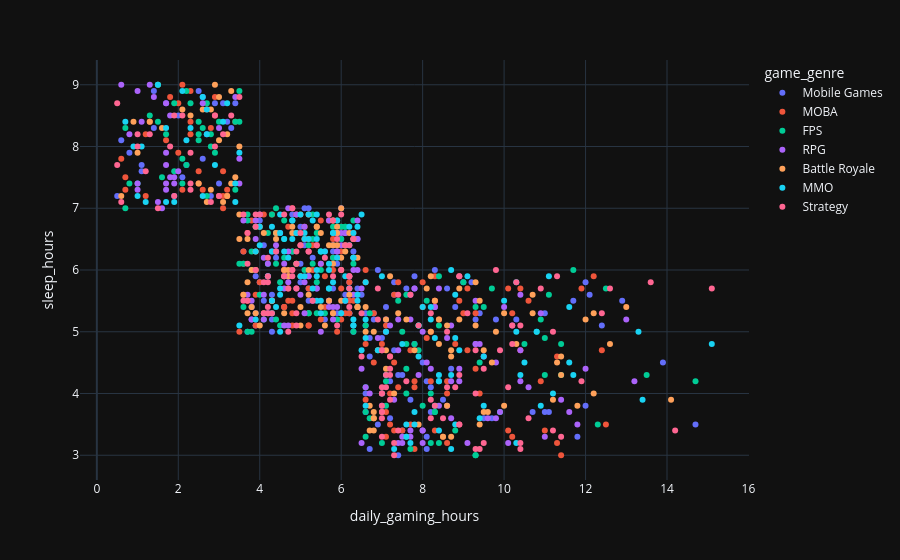

Notebook code cell kept with this figure:
### Code cell
fig = px.scatter(
    df1,
    x="daily_gaming_hours",
    y="sleep_hours",
    color="game_genre",
)

fig.show()

### Figure 1 — Plotly figure (JSON) as saved in the notebook; plotly's stock layout.template omitted (floating-point values rounded to 4 significant figures; data arrays with more than 128 entries replaced by an {"elided": "..."} marker saying what was removed)
{"data": [{"hovertemplate": "game_genre=Mobile Games<br>daily_gaming_hours=%{x}<br>sleep_hours=%{y}<extra></extra>", "legendgroup": "Mobile Games", "marker": {"color": "#636efa", "symbol": "circle"}, "mode": "markers", "name": "Mobile Games", "orientation": "v", "showlegend": true, "type": "scatter", "x": {"elided": "139 float values"}, "xaxis": "x", "y": {"elided": "139 float values"}, "yaxis": "y"}, {"hovertemplate": "game_genre=MOBA<br>daily_gaming_hours=%{x}<br>sleep_hours=%{y}<extra></extra>", "legendgroup": "MOBA", "marker": {"color": "#EF553B", "symbol": "circle"}, "mode": "markers", "name": "MOBA", "orientation": "v", "showlegend": true, "type": "scatter", "x": {"elided": "156 float values"}, "xaxis": "x", "y": {"elided": "156 float values"}, "yaxis": "y"}, {"hovertemplate": "game_genre=FPS<br>daily_gaming_hours=%{x}<br>sleep_hours=%{y}<extra></extra>", "legendgroup": "FPS", "marker": {"color": "#00cc96", "symbol": "circle"}, "mode": "markers", "name": "FPS", "orientation": "v", "showlegend": true, "type": "scatter", "x": {"elided": "134 float values"}, "xaxis": "x", "y": {"elided": "134 float values"}, "yaxis": "y"}, {"hovertemplate": "game_genre=RPG<br>daily_gaming_hours=%{x}<br>sleep_hours=%{y}<extra></extra>", "legendgroup": "RPG", "marker": {"color": "#ab63fa", "symbol": "circle"}, "mode": "markers", "name": "RPG", "orientation": "v", "showlegend": true, "type": "scatter", "x": {"elided": "146 float values"}, "xaxis": "x", "y": {"elided": "146 float values"}, "yaxis": "y"}, {"hovertemplate": "game_genre=Battle Royale<br>daily_gaming_hours=%{x}<br>sleep_hours=%{y}<extra></extra>", "legendgroup": "Battle Royale", "marker": {"color": "#FFA15A", "symbol": "circle"}, "mode": "markers", "name": "Battle Royale", "orientation": "v", "showlegend": true, "type": "scatter", "x": {"elided": "141 float values"}, "xaxis": "x", "y": {"elided": "141 float values"}, "yaxis": "y"}, {"hovertemplate": "game_genre=MMO<br>daily_gaming_hours=%{x}<br>sleep_hours=%{y}<extra></extra>", "legendgroup": "MMO", "marker": {"color": "#19d3f3", "symbol": "circle"}, "mode": "markers", "name": "MMO", "orientation": "v", "showlegend": true, "type": "scatter", "x": {"elided": "143 float values"}, "xaxis": "x", "y": {"elided": "143 float values"}, "yaxis": "y"}, {"hovertemplate": "game_genre=Strategy<br>daily_gaming_hours=%{x}<br>sleep_hours=%{y}<extra></extra>", "legendgroup": "Strategy", "marker": {"color": "#FF6692", "symbol": "circle"}, "mode": "markers", "name": "Strategy", "orientation": "v", "showlegend": true, "type": "scatter", "x": {"elided": "141 float values"}, "xaxis": "x", "y": {"elided": "141 float values"}, "yaxis": "y"}], "layout": {"legend": {"title": {"text": "game_genre"}, "tracegroupgap": 0}, "margin": {"t": 60}, "xaxis": {"anchor": "y", "domain": [0, 1], "title": {"text": "daily_gaming_hours"}}, "yaxis": {"anchor": "x", "domain": [0, 1], "title": {"text": "sleep_hours"}}}}
